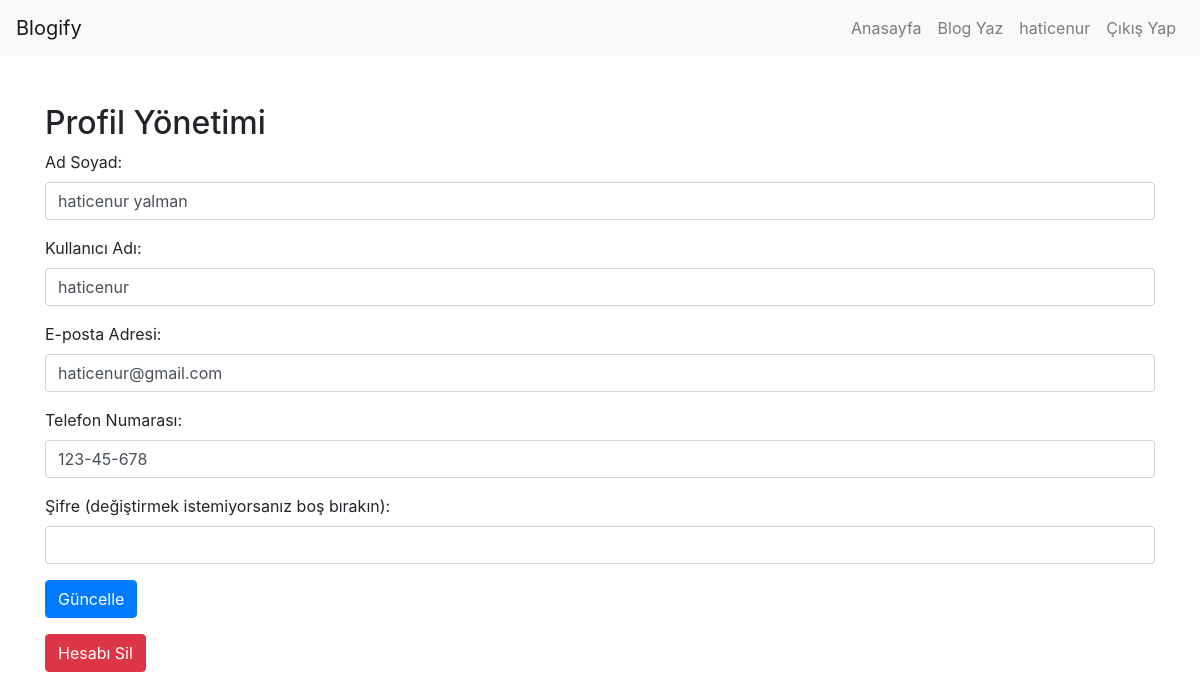
Page /blog/profile.php (signed in) on the committed database.
### tables this page shows
CREATE TABLE `users` (
  `id` int(11) NOT NULL,
  `username` varchar(50) NOT NULL,
  `email` varchar(100) NOT NULL,
  `password` varchar(255) NOT NULL,
  `created_at` timestamp NOT NULL DEFAULT current_timestamp() ON UPDATE current_timestamp(),
  `fullName` varchar(50) NOT NULL,
  `phone` varchar(11) NOT NULL
);

### blog/profile.php (the view, shortened to what this page needs)
<?php
include 'db.php';
include 'header.php';
$user_id = $_SESSION['user_id'];
$query = "SELECT fullName, username, email, phone FROM users WHERE id = ?";
$stmt = $conn->prepare($query);
$stmt->bind_param("i", $user_id);
$stmt->execute();
$stmt->store_result();
$fullName = '';
$username = '';
$email = '';
$phone = '';
$stmt->bind_result($fullName, $username, $email, $phone);
?>
<!DOCTYPE html>
<html lang="en">
<head>
    <link rel="stylesheet" href="https://maxcdn.bootstrapcdn.com/bootstrap/4.0.0/css/bootstrap.min.css">
</head>
<body>
<div class="container mt-5">
    <h2>Profil Yönetimi</h2>
    <form method="POST" action="">
        <div class="form-group">
            <label for="fullName">Ad Soyad:</label>
            <input type="text" class="form-control" id="fullName" name="fullName" value="<?= $fullName ?>" required>
        </div>
        <div class="form-group">
            <label for="username">Kullanıcı Adı:</label>
            <input type="text" class="form-control" id="username" name="username" value="<?= $username ?>" required>
        </div>
        <div class="form-group">
            <label for="email">E-posta Adresi:</label>
            <input type="email" class="form-control" id="email" name="email" value="<?= $email ?>" required>
        </div>
        <div class="form-group">
            <label for="phone">Telefon Numarası:</label>
            <input type="tel" class="form-control" id="phone" name="phone" value="<?= $phone ?>" required>
        </div>
        <div class="form-group">
            <label for="password">Şifre (değiştirmek istemiyorsanız boş bırakın):</label>
            <input type="password" class="form-control" id="password" name="password">
        </div>
        <button type="submit" class="btn btn-primary">Güncelle</button>
    </form>
    <form method="POST" action="" class="mt-3">
        <button type="submit" class="btn btn-danger" name="delete_account" onclick="return confirm('Hesabınızı silmek istediğinize emin misiniz?');">Hesabı Sil</button>
    </form>
</div>
</body>
</html>

### rows in the picture
users: fullName "haticenur yalman", username "haticenur", email "haticenur@gmail.com", phone "123-45-678"

### other values in the picture
$_SESSION['username'] "haticenur"
